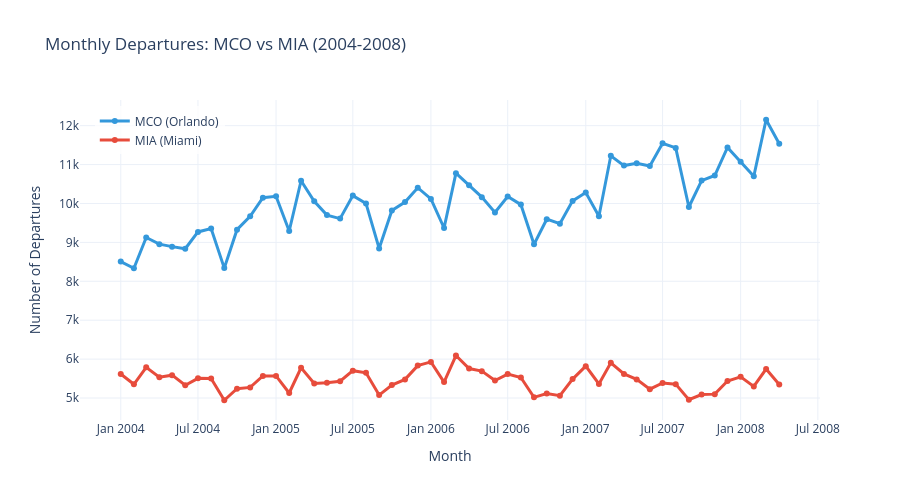

The notebook cell saved with this chart:
### Markdown cell above
## 1.1 Monthly Flight Volume (MCO vs MIA)

### Code cell
# Group by year-month and airport
df['YearMonth'] = df['FlightDate'].dt.to_period('M').astype(str)

# Departures only
departures = df[df['Origin'].isin(['MCO', 'MIA'])]

monthly_volume = departures.groupby(['YearMonth', 'Origin']).size().reset_index(name='Flights')

# Create figure
fig = go.Figure()

# MCO line
mco_data = monthly_volume[monthly_volume['Origin'] == 'MCO']
fig.add_trace(go.Scatter(
    x=mco_data['YearMonth'],
    y=mco_data['Flights'],
    mode='lines+markers',
    name='MCO (Orlando)',
    line=dict(color=MCO_COLOR, width=3),
    marker=dict(size=6),
    hovertemplate='<b>MCO</b><br>%{x}<br>Flights: %{y:,}<extra></extra>'
))

# MIA line
mia_data = monthly_volume[monthly_volume['Origin'] == 'MIA']
fig.add_trace(go.Scatter(
    x=mia_data['YearMonth'],
    y=mia_data['Flights'],
    mode='lines+markers',
    name='MIA (Miami)',
    line=dict(color=MIA_COLOR, width=3),
    marker=dict(size=6),
    hovertemplate='<b>MIA</b><br>%{x}<br>Flights: %{y:,}<extra></extra>'
))

fig.update_layout(
    title='Monthly Departures: MCO vs MIA (2004-2008)',
    xaxis_title='Month',
    yaxis_title='Number of Departures',
    template=TEMPLATE,
    height=500,
    hovermode='x unified',
    legend=dict(x=0.02, y=0.98, bgcolor='rgba(255,255,255,0.8)')
)

fig.show()

### Figure 1 — Plotly figure (JSON) as saved in the notebook; plotly's stock layout.template omitted (floating-point values rounded to 4 significant figures)
{"data": [{"hovertemplate": "<b>MCO</b><br>%{x}<br>Flights: %{y:,}<extra></extra>", "line": {"color": "#3498db", "width": 3}, "marker": {"size": 6}, "mode": "lines+markers", "name": "MCO (Orlando)", "type": "scatter", "x": ["2004-01", "2004-02", "2004-03", "2004-04", "2004-05", "2004-06", "2004-07", "2004-08", "2004-09", "2004-10", "2004-11", "2004-12", "2005-01", "2005-02", "2005-03", "2005-04", "2005-05", "2005-06", "2005-07", "2005-08", "2005-09", "2005-10", "2005-11", "2005-12", "2006-01", "2006-02", "2006-03", "2006-04", "2006-05", "2006-06", "2006-07", "2006-08", "2006-09", "2006-10", "2006-11", "2006-12", "2007-01", "2007-02", "2007-03", "2007-04", "2007-05", "2007-06", "2007-07", "2007-08", "2007-09", "2007-10", "2007-11", "2007-12", "2008-01", "2008-02", "2008-03", "2008-04"], "y": [8506, 8335, 9126, 8955, 8891, 8836, 9269, 9357, 8339, 9327, 9671, 10150, 10186, 9293, 10585, 10056, 9702, 9611, 10202, 10001, 8845, 9818, 10037, 10405, 10116, 9370, 10780, 10468, 10163, 9768, 10180, 9971, 8950, 9596, 9481, 10067, 10282, 9672, 11225, 10974, 11033, 10961, 11546, 11429, 9909, 10589, 10719, 11439, 11070, 10701, 12152, 11537]}, {"hovertemplate": "<b>MIA</b><br>%{x}<br>Flights: %{y:,}<extra></extra>", "line": {"color": "#e74c3c", "width": 3}, "marker": {"size": 6}, "mode": "lines+markers", "name": "MIA (Miami)", "type": "scatter", "x": ["2004-01", "2004-02", "2004-03", "2004-04", "2004-05", "2004-06", "2004-07", "2004-08", "2004-09", "2004-10", "2004-11", "2004-12", "2005-01", "2005-02", "2005-03", "2005-04", "2005-05", "2005-06", "2005-07", "2005-08", "2005-09", "2005-10", "2005-11", "2005-12", "2006-01", "2006-02", "2006-03", "2006-04", "2006-05", "2006-06", "2006-07", "2006-08", "2006-09", "2006-10", "2006-11", "2006-12", "2007-01", "2007-02", "2007-03", "2007-04", "2007-05", "2007-06", "2007-07", "2007-08", "2007-09", "2007-10", "2007-11", "2007-12", "2008-01", "2008-02", "2008-03", "2008-04"], "y": [5619, 5354, 5790, 5535, 5588, 5329, 5506, 5504, 4943, 5241, 5273, 5569, 5569, 5129, 5778, 5374, 5392, 5431, 5703, 5648, 5075, 5332, 5479, 5833, 5929, 5410, 6092, 5757, 5691, 5450, 5616, 5529, 5018, 5114, 5061, 5486, 5820, 5363, 5907, 5618, 5479, 5227, 5386, 5357, 4959, 5088, 5100, 5438, 5545, 5298, 5746, 5347]}], "layout": {"height": 500, "hovermode": "x unified", "legend": {"bgcolor": "rgba(255,255,255,0.8)", "x": 0.02, "y": 0.98}, "title": {"text": "Monthly Departures: MCO vs MIA (2004-2008)"}, "xaxis": {"title": {"text": "Month"}}, "yaxis": {"title": {"text": "Number of Departures"}}}}
